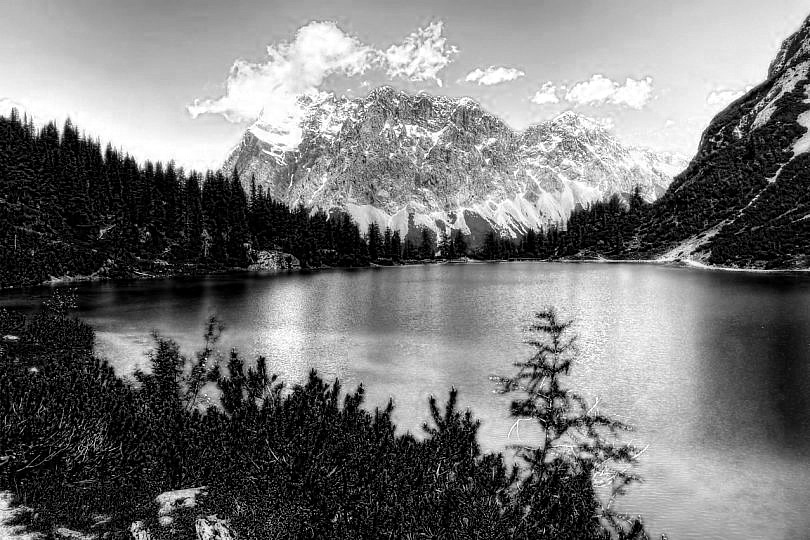
#> input picture imagen1/imagen1_salida_gray_azul.jpg, 810 x 540 px
$ jupyter execute --allow-errors Problema2.ipynb
#> lines starting #> are read from the running program, lines starting #| are printed output that depends on the picture
[cell 1]
import cv2
import matplotlib.pyplot as plt
import numpy as np

[cell 2]
def leerImagen(ruta):
#> called with ruta = './imagen1/imagen1_salida_gray_azul.jpg'
    imagen = cv2.imread(ruta)
#> imagen is the input picture: shape (540, 810, 3); min 0, max 255, mean 118.1
#> call 2 of leerImagen, with ruta = './imagen1/imagen1_salida_gray_verde.jpg'
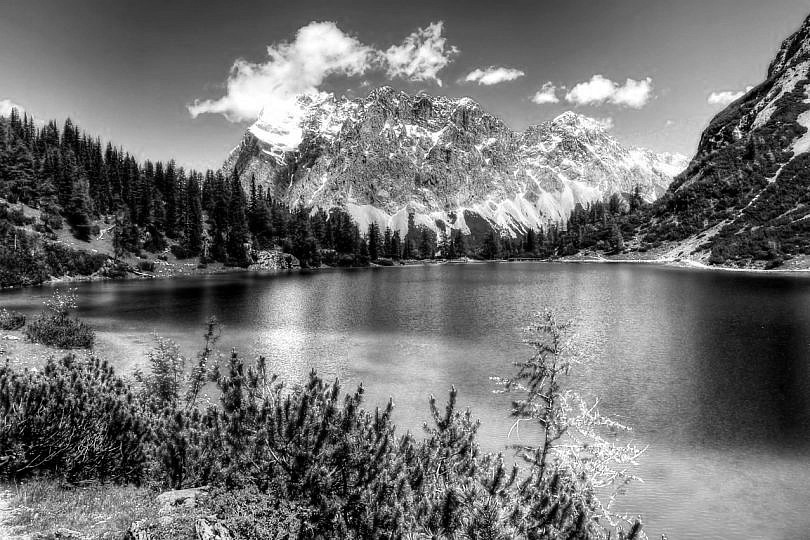
#> input picture imagen1/imagen1_salida_gray_verde.jpg, 810 x 540 px
#> in leerImagen, imagen is the input picture: shape (540, 810, 3); min 0, max 255, mean 113.9
#> call 3 of leerImagen, with ruta = './imagen1/imagen1_salida_gray_rojo.jpg'
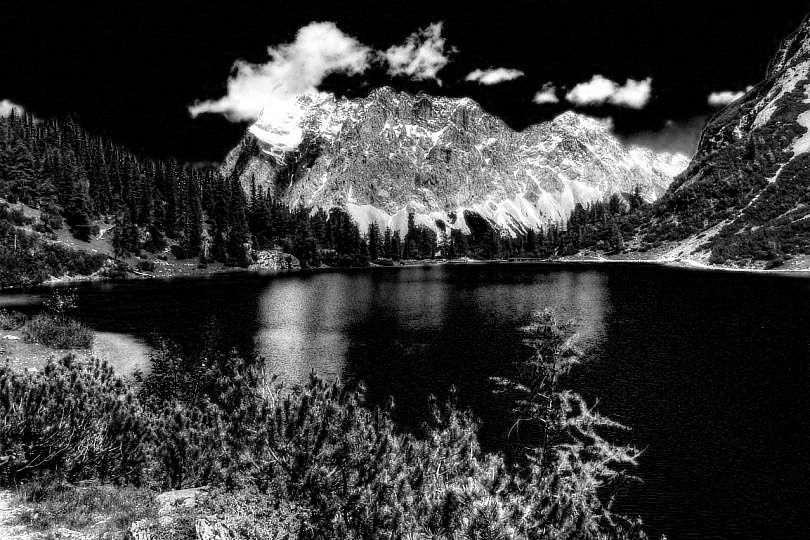
#> input picture imagen1/imagen1_salida_gray_rojo.jpg, 810 x 540 px
#> in leerImagen, imagen is the input picture: shape (540, 810, 3); min 0, max 255, mean 57.5

    return cv2.cvtColor(imagen, cv2.COLOR_BGR2RGB)

[cell 3]
def escribirImagen(ruta, imagen):
    cv2.imwrite(ruta, imagen)

[cell 4]
def imgConvertirAColor(imgAzul, imgVerde, imgRojo):
    alto = imgAzul.shape[0]
#> alto = 540
    ancho = imgAzul.shape[1]
#> ancho = 810

    imgProcesada = np.zeros((alto, ancho, 3))

    for i in range(0, alto):
        for j in range(0, ancho):

            azul = imgAzul[i,j][2]
            verde = imgVerde[i,j][1]
            rojo = imgRojo[i,j][0]

            imgProcesada[i,j] = [azul, verde, rojo]
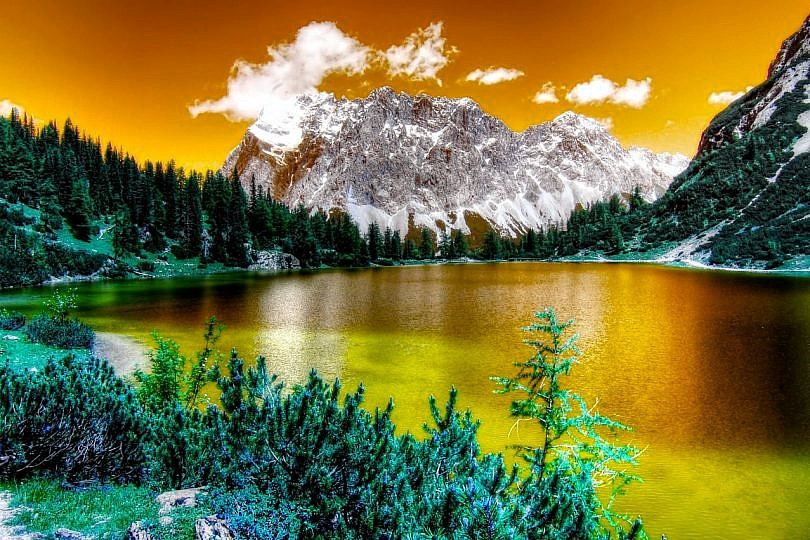
#> imgProcesada: shape (540, 810, 3) float64; mean R, G, B 118.1, 113.9, 57.5


    return imgProcesada

### Imagen 1

[cell 5]
img1Azul = leerImagen("./imagen1/imagen1_salida_gray_azul.jpg")
plt.imshow(img1Azul)

[cell 6]
img1Verde = leerImagen("./imagen1/imagen1_salida_gray_verde.jpg")
plt.imshow(img1Verde)

[cell 7]
img1Rojo = leerImagen("./imagen1/imagen1_salida_gray_rojo.jpg")
plt.imshow(img1Rojo)

[cell 8]
escribirImagen("./imagenes/imagen1_salida.jpeg", imgConvertirAColor(img1Azul, img1Verde, img1Rojo))
#> in escribirImagen, `cv2.imwrite(ruta, imagen)`:
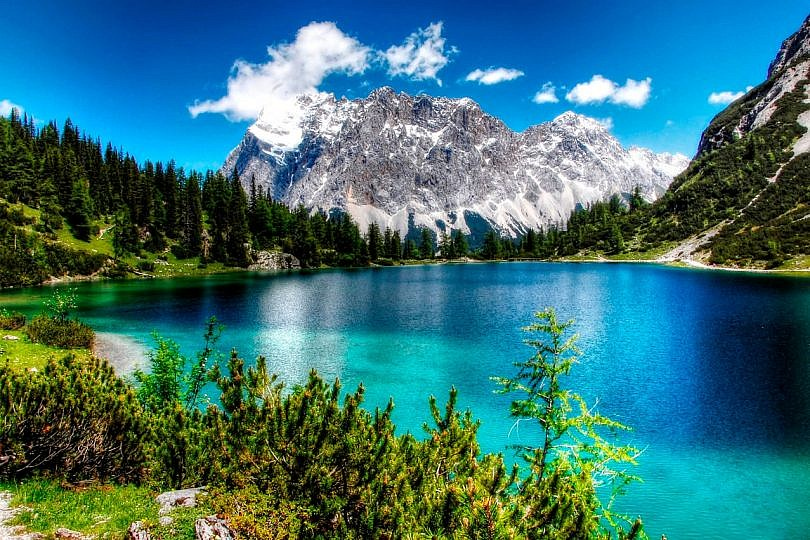
#> saved as imagen1_salida.jpeg: shape (540, 810, 3); mean B, G, R 118.1, 113.9, 57.5

[cell 9]
img1Procesada = leerImagen("./imagenes/imagen1_salida.jpeg")
plt.imshow(img1Procesada)

### Imagen 2

[cell 10]
img2Azul = leerImagen("./imagen2/imagen2_salida_gray_azul.jpg")
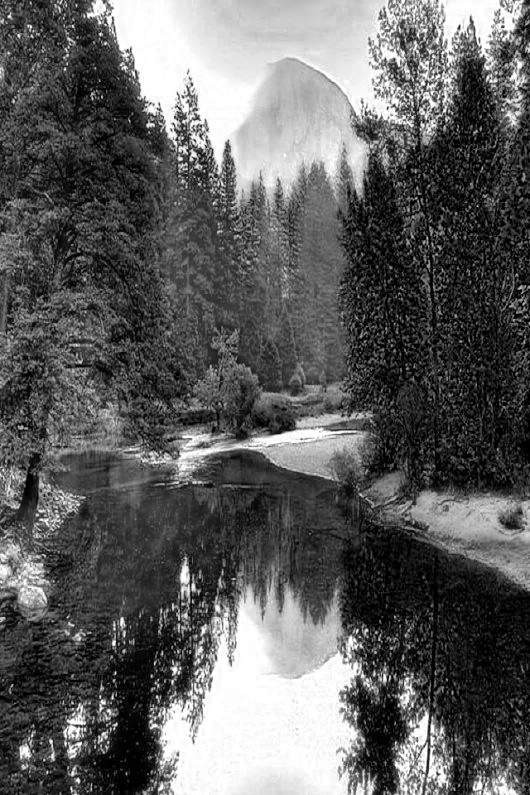
#> input picture imagen2/imagen2_salida_gray_azul.jpg, 530 x 795 px
#> in leerImagen, imagen is the input picture: shape (795, 530, 3); min 0, max 255, mean 95.1
plt.imshow(img2Azul)

[cell 11]
img2Verde = leerImagen("./imagen2/imagen2_salida_gray_verde.jpg")
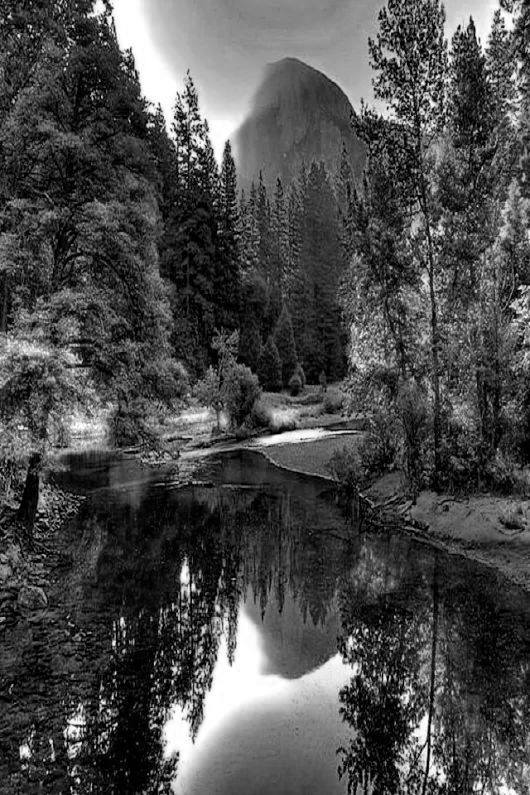
#> input picture imagen2/imagen2_salida_gray_verde.jpg, 530 x 795 px
#> in leerImagen, imagen is the input picture: shape (795, 530, 3); min 0, max 255, mean 75.3
